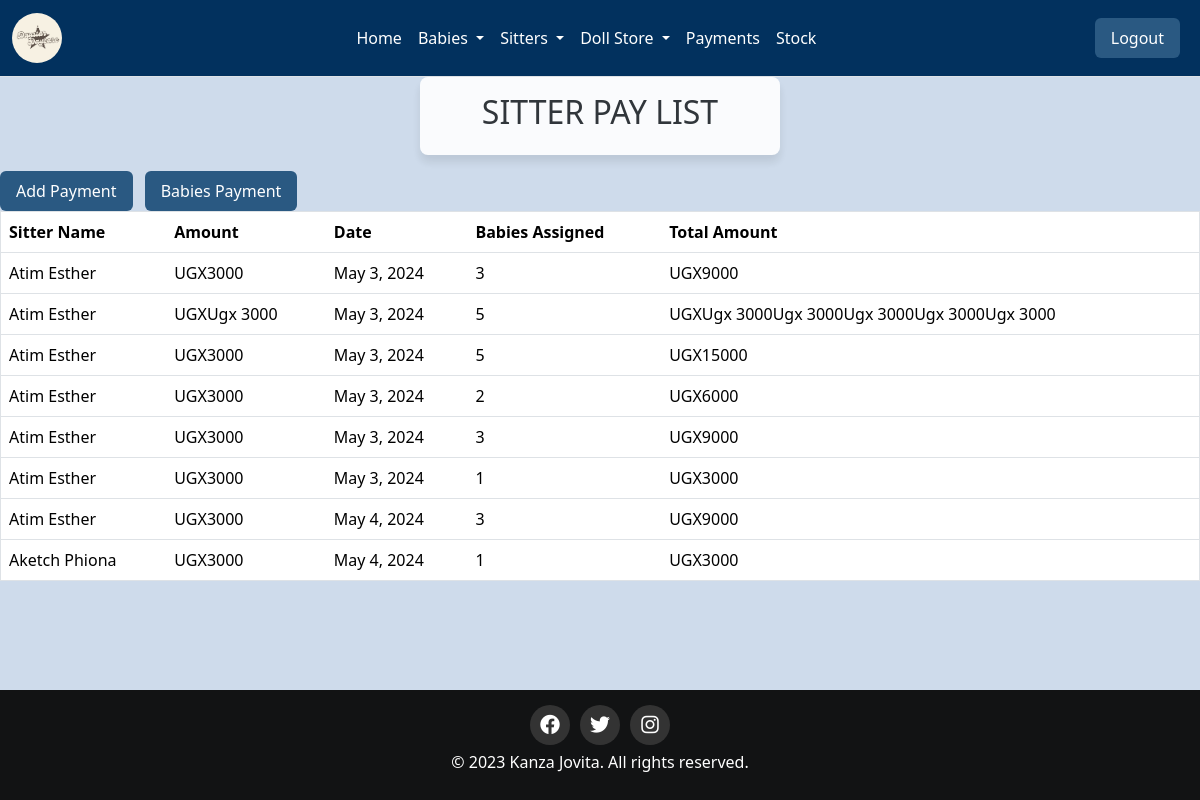
Page /pay_list/ on the committed database.
### home/models.py (models this page shows, shortened)
class Sitterpayment(models.Model):
    sitter_name = models.ForeignKey(Sitterreg, on_delete=models.CASCADE)
    amount = models.IntegerField(default=0)
    date = models.DateField(default=timezone.now)
    babies_assigned = models.IntegerField(default=0)
    def total_amount(self):
        total = self.amount * self.babies_assigned
        return total  # Removed int() conversion here

class Sitterreg(models.Model):
    Sitter_name = models.CharField(max_length=30, null='False',blank = 'False')
    Sitter_number = models.CharField(max_length=30, null='False',blank = 'False')
    Date_of_birth = models.DateField(null="True", blank="True")
    Contact = models.IntegerField()
    Location = models.CharField(choices=[('kabalagala', 'kabalagala')], max_length=100)
    Gender =  models.CharField(choices=[('male', 'Male'),('female', 'Female')], max_length=100)
    Level_of_education = models.CharField(choices=[('Degree','Degree'),('Diploma','Diploma'),('Certificate','Certificate')],max_length=200,default=0)
    Next_of_kin = models.CharField(max_length=30, null='False',blank = 'False')
    NIN = models.CharField(max_length=30, null='False',blank = 'False')
    Recommenders_name = models.CharField(max_length=30, null='False',blank = 'False')
    Religion = models.CharField(max_length=30, null='True',blank = 'True')
    def __str__(self):
        return self.Sitter_name

### home/views.py (the view)
# urls.py: path('pay_list/', views.pay_list, name='pay_list'),
def pay_list(request):
    if request.method == 'POST':
        form = SitterpaymentForm(request.POST)
        if form.is_valid():
            form.save()
            return redirect('Sitterpaymentform')
    else:
        payments = Sitterpayment.objects.all()
        form = SitterpaymentForm()
    return render(request, 'pay_list.html', {'form': form, 'payments': payments})

### home/templates/pay_list.html (shortened to what this page needs)
{% extends 'base.html' %}
{% load static %}
{% block content%}
<div class="card-header">
    <h2>SITTER PAY LIST</h2>
</div>
<a href="{% url 'add_payment' %}" class="btn btn-primary">Add Payment</a>
<a href="{% url 'addpayment' %}" class="btn btn-primary">Babies Payment</a>
<div class="table-responsive">
    <table class="table table-bordered table-hover">
        <thead class="table-white">
            <tr>
                <th scope="col"> Sitter Name</th>
                <th scope="col">Amount</th>
                <th scope="col">Date</th>
                <th scope="col">Babies Assigned</th>
                <th scope="col">Total Amount</th>
        </thead>
        <tbody>
            {% for payment in payments %}
            <tr>
                <td>{{ payment.sitter_name}}</td>
                <td>UGX{{ payment.amount }}</td>
                <td>{{ payment.date }}</td>
                <td>{{ payment.babies_assigned}}</td>
                <td>UGX{{ payment.total_amount}}</td>
            </tr>
            {% endfor %}
        </tbody>
    </table>
</div>
<br><br>
{% endblock %}

### home/static/css/main.css (style rules this page uses)
.card-header { border: 1px #333; opacity:90%; width: 87%; text-align: center; box-shadow: 0 7px 10px rgba(0, 0, 0, 0.1); border-radius: 8px; width:30%; margin: 0 auto; background-color: aliceblue; text-align: center; }
.table th, .table td { padding: 8px; text-align: left; border: none; outline: none; }
.table th { color: black; }
.table th, .table td { white-space: nowrap; }
.table-responsive { justify-content: center; }
.table { text-align: center; }

### home/templates/pay_list.html (style rules this page uses)
body { background-color: rgba(158, 184, 217, 0.5); }
.btn { background-color: #2a5982; color: #fff; border: none; padding: 0.5rem 1rem; margin-right: 0.5rem; cursor: pointer; }
.card-header { background-color: #fff; padding: 1rem; margin-bottom: 1rem; }
.table { width: 100%; border-collapse: collapse; border: 1px solid #dee2e6; }
th, td { border: 1px solid #dee2e6; padding: 0.75rem; text-align: left; }
th { background-color: #f0f0f0; }

### rows in the picture
Sitterpayment: sitter_name "Atim Esther", amount "3000", date "May 3, 2024", babies_assigned "3", total_amount "9000"
Sitterpayment: sitter_name "Atim Esther", amount "Ugx 3000", date "May 3, 2024", babies_assigned "5", total_amount "Ugx 3000Ugx 3000Ugx 3000Ugx 3000Ugx 3000"
Sitterpayment: sitter_name "Atim Esther", amount "3000", date "May 3, 2024", babies_assigned "5", total_amount "15000"
Sitterpayment: sitter_name "Atim Esther", amount "3000", date "May 3, 2024", babies_assigned "2", total_amount "6000"
Sitterpayment: sitter_name "Atim Esther", amount "3000", date "May 3, 2024", babies_assigned "3", total_amount "9000"
Sitterpayment: sitter_name "Atim Esther", amount "3000", date "May 3, 2024", babies_assigned "1", total_amount "3000"
Sitterpayment: sitter_name "Atim Esther", amount "3000", date "May 4, 2024", babies_assigned "3", total_amount "9000"
Sitterpayment: sitter_name "Aketch Phiona", amount "3000", date "May 4, 2024", babies_assigned "1", total_amount "3000"
